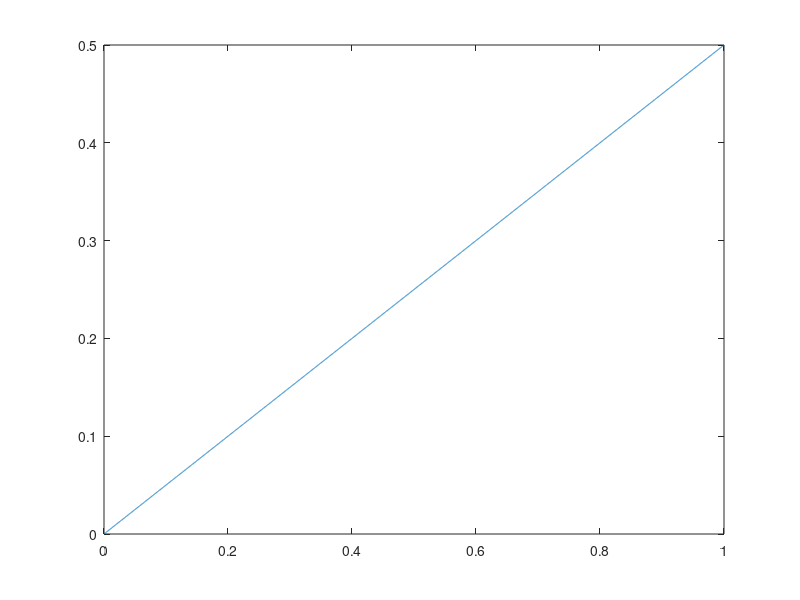

Recreate this plot in MATLAB.
p1=0.5;
p2=0.0;
p3=1-p1-p2;
gG=1;
gB=1;

pi=0:0.0001:1;

Ab=p3.*(1-pi);
Ag=p1+(p2+p3).*pi;

AbP=-p3;
AgP=p2+p3;

X=gG*gB*(AbP*Ab.^2+AgP*Ag.^2+Ag.*Ab.*(AgP+AbP))...+(gG^2+gB^2)*(AbP*Ag.^2+AgP*Ab.^2);

plot(pi,X)